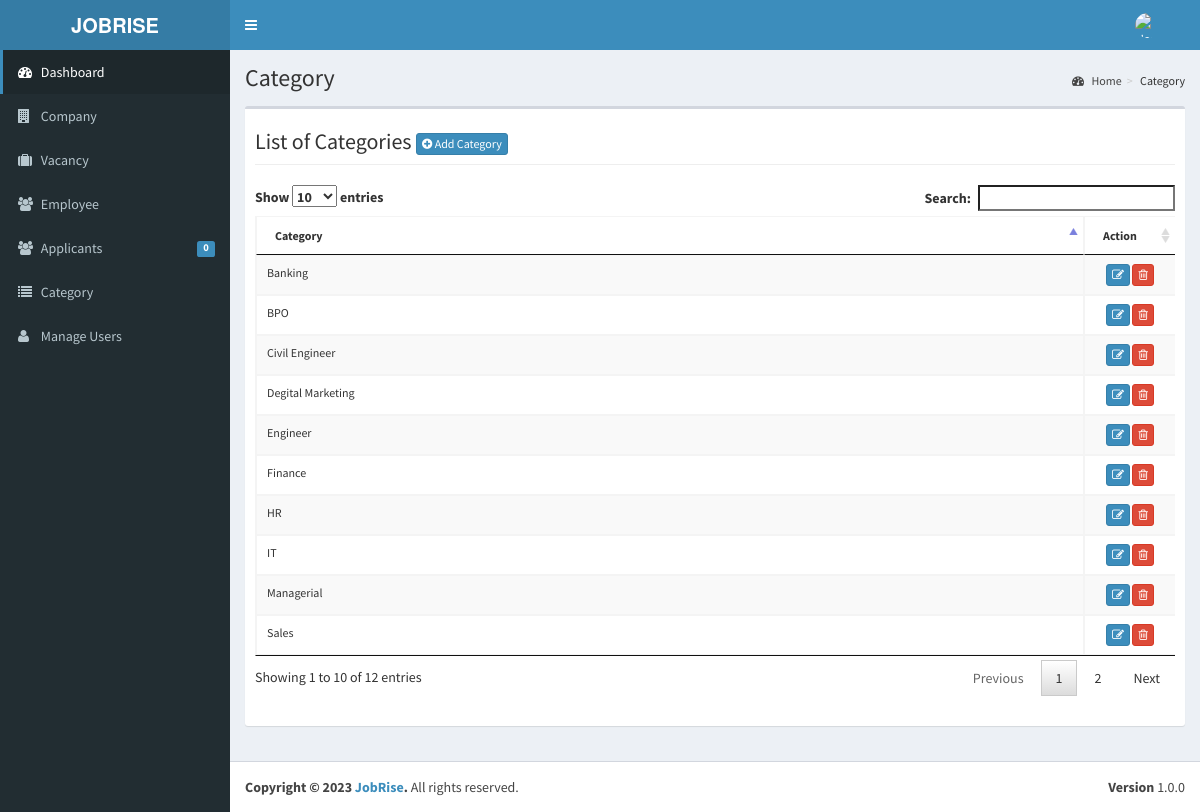
Page /admin/category/index.php (signed in) on the committed database.
### tables this page shows
CREATE TABLE `tblcategory` (
  `CATEGORYID` int(11) NOT NULL,
  `CATEGORY` varchar(250) NOT NULL
);

### admin/category/index.php (called while the page is built, shortened)
<?php
require_once ("../theme/templates.php");
?>

### include/database.php (called while the page is built, shortened)
<?php
class Database {
	var $sql_string = '';
	private $conn;
	public function open_connection() {
		$this->conn = mysqli_connect(server,user,pass);
		if(!$this->conn){
			echo "Problem in database connection! Contact administrator!";
			exit();
		}else{
			$db_select = mysqli_select_db($this->conn,database_name);
		}
	}
	function setQuery($sql='') {
		$this->sql_string=$sql;
	}
	function executeQuery() {
		$result = mysqli_query($this->conn,$this->sql_string);
		return $result;
	}
	private function confirm_query($result) {
		return $result;
	}
	function loadResultList( $key='' ) {
		$cur = $this->executeQuery();
		$array = array();
		while ($row = mysqli_fetch_object($cur)) {
			if ($key) {
				$array[$row->$key] = $row;
			} else {
				$array[] = $row;
			}
		}
		return $array;
	}
}
$mydb = new Database();
?>

### admin/category/list.php (the view, shortened to what this page needs)
<div class="row">
      	 <div class="col-lg-12">
           <h1 class="page-header">List of Categories  <a href="index.php?view=add" class="btn btn-primary btn-xs  ">  <i class="fa fa-plus-circle fw-fa"></i> Add Category</a>  </h1>
      		</div>
  		 </div>
 		    <form action="controller.php?action=delete" Method="POST">
		     <div class="table-responsive">
			<table id="dash-table" class="table table-striped table-bordered table-hover"  style="font-size:12px" cellspacing="0">
			  <thead>
			  	<tr>
			  		<th>
			  		 Category</th>
			  		 <th width="10%" align="center">Action</th>
			  	</tr>
			  </thead>
			  <tbody>
			  	<?php
			  		$mydb->setQuery("SELECT * FROM `tblcategory`");
			  		$cur = $mydb->loadResultList();
					foreach ($cur as $result) {
			  		echo '<tr>';
			  			echo '<td>' . $result->CATEGORY.'</td>';
			  		echo '<td align="center"><a title="Edit" href="index.php?view=edit&id='.$result->CATEGORYID.'" class="btn btn-primary btn-xs  ">  <span class="fa fa-edit fw-fa"></a>
			  		     <a title="Delete" href="controller.php?action=delete&id='.$result->CATEGORYID.'" class="btn btn-danger btn-xs  ">  <span class="fa  fa-trash-o fw-fa "></a></td>';
			  		echo '</tr>';
			  	}
			  	?>
			  </tbody>
			</table>
			</form>

### rows in the picture
tblcategory: CATEGORY "Managerial"
tblcategory: CATEGORY "Engineer"
tblcategory: CATEGORY "IT"
tblcategory: CATEGORY "Civil Engineer"
tblcategory: CATEGORY "HR"
tblcategory: CATEGORY "Sales"
tblcategory: CATEGORY "Banking"
tblcategory: CATEGORY "Finance"
tblcategory: CATEGORY "BPO"
tblcategory: CATEGORY "Degital Marketing"

### other values in the picture
$pending->APPL "0"
$title "Category"
